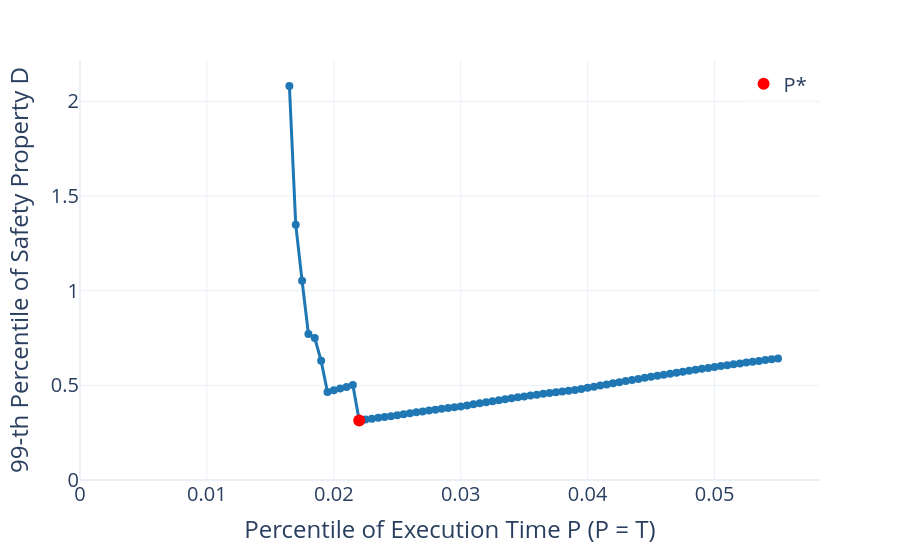

The code cell stored with this chart in its notebook:
### Code cell
fig_fj = plot_job_id(F1T_jpeg)
# .update_layout(title="F1/10 Car w/ JPEG Timing Data")
# .update_layout(title="F1/10 Car Deviation w/ JPEG Compression Execution Time Distribution")
fig_fj

### Figure 1 — Plotly figure (JSON) as saved in the notebook; plotly's stock layout.template omitted (floating-point values rounded to 4 significant figures; data arrays with more than 128 entries replaced by an {"elided": "..."} marker saying what was removed)
{"data": [{"customdata": {"elided": "78x2 float values"}, "hovertemplate": "period=%{x}<br>p99=%{y}<br>hit_chance=%{customdata[0]}<br>utilization=%{customdata[1]}<extra></extra>", "legendgroup": "", "line": {"color": "#1f77b4", "dash": "solid", "width": 3}, "marker": {"size": 8, "symbol": "circle"}, "mode": "lines+markers", "name": "", "orientation": "v", "showlegend": false, "type": "scatter", "x": [0.0165, 0.017, 0.0175, 0.018, 0.0185, 0.019, 0.0195, 0.02, 0.0205, 0.021, 0.0215, 0.022, 0.0225, 0.023, 0.0235, 0.024, 0.0245, 0.025, 0.0255, 0.026, 0.0265, 0.027, 0.0275, 0.028, 0.0285, 0.029, 0.0295, 0.03, 0.0305, 0.031, 0.0315, 0.032, 0.0325, 0.033, 0.0335, 0.034, 0.0345, 0.035, 0.0355, 0.036, 0.0365, 0.037, 0.0375, 0.038, 0.0385, 0.039, 0.0395, 0.04, 0.0405, 0.041, 0.0415, 0.042, 0.0425, 0.043, 0.0435, 0.044, 0.0445, 0.045, 0.0455, 0.046, 0.0465, 0.047, 0.0475, 0.048, 0.0485, 0.049, 0.0495, 0.05, 0.0505, 0.051, 0.0515, 0.052, 0.0525, 0.053, 0.0535, 0.054, 0.0545, 0.055], "xaxis": "x", "y": [2.081, 1.348, 1.052, 0.7709, 0.7497, 0.6293, 0.4652, 0.4742, 0.4829, 0.4913, 0.5019, 0.3144, 0.3192, 0.3238, 0.3282, 0.3324, 0.3363, 0.3418, 0.3472, 0.3524, 0.3575, 0.3624, 0.3671, 0.3716, 0.376, 0.3803, 0.3843, 0.3882, 0.394, 0.3997, 0.4053, 0.4108, 0.4162, 0.4215, 0.4266, 0.4316, 0.4366, 0.4414, 0.4461, 0.4506, 0.4551, 0.4595, 0.4637, 0.4678, 0.4719, 0.4758, 0.4807, 0.4869, 0.493, 0.4991, 0.5051, 0.511, 0.5169, 0.5227, 0.5284, 0.5341, 0.5397, 0.5452, 0.5507, 0.5561, 0.5614, 0.5667, 0.5719, 0.577, 0.5821, 0.5871, 0.592, 0.5969, 0.6017, 0.6064, 0.6111, 0.6157, 0.6202, 0.6247, 0.6291, 0.6334, 0.6377, 0.6419], "yaxis": "y"}, {"marker": {"color": "red", "size": 12, "symbol": "circle"}, "mode": "markers", "name": "P*", "type": "scatter", "x": [0.022], "y": [0.3144]}], "layout": {"font": {"size": 20}, "legend": {"bgcolor": "rgba(255, 255, 255, 0.5)", "tracegroupgap": 0, "x": 0.99, "xanchor": "right", "y": 0.99, "yanchor": "top"}, "margin": {"t": 60}, "xaxis": {"anchor": "y", "domain": [0, 1], "rangemode": "tozero", "title": {"text": "Percentile of Execution Time P (P = T)"}}, "yaxis": {"anchor": "x", "domain": [0, 1], "rangemode": "tozero", "title": {"text": "99-th Percentile of Safety Property D"}}}}
